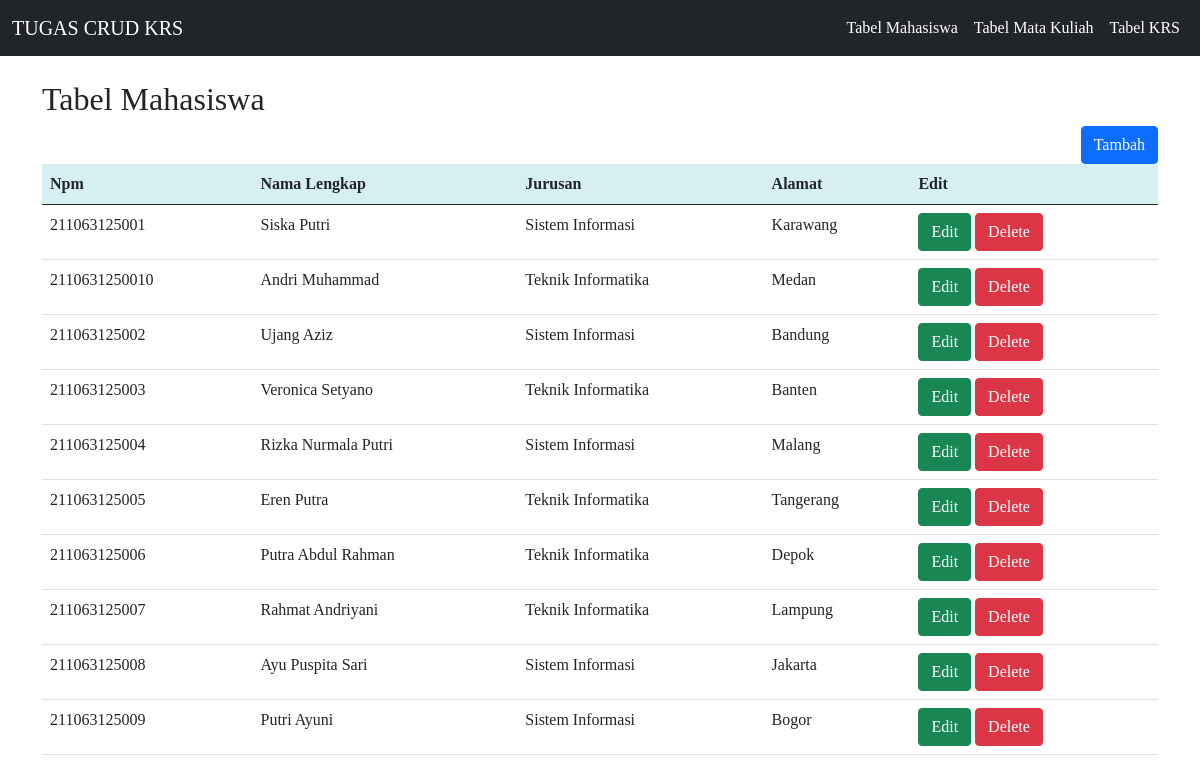
The page / on the database its author committed.
### tables this page shows
CREATE TABLE `mahasiswa` (
  `npm` char(13) NOT NULL,
  `nama` varchar(50) NOT NULL,
  `jurusan` enum('Teknik Informatika','Sistem Informasi') NOT NULL,
  `alamat` text NOT NULL
);

### index.php (the view, shortened to what this page needs)
<!doctype html>
<html lang="en">
  <head>
    <link href="https://cdn.jsdelivr.net/npm/bootstrap@5.0.2/dist/css/bootstrap.min.css" rel="stylesheet"
>
  </head>
  <body>
    <nav class="navbar navbar-expand-lg navbar-dark bg-dark">
      <div class="container-fluid">
        <a class="navbar-brand" href="index.php">TUGAS CRUD KRS</a>
        <div class="collapse navbar-collapse" id="navbarNav">
          <ul class="navbar-nav ms-auto">
            <li class="nav-item">
              <a class="nav-link active" aria-current="page" href="index.php">Tabel Mahasiswa</a>
            </li>
            <li class="nav-item">
              <a class="nav-link active" aria-current="page" href="index2.php">Tabel Mata Kuliah</a>
            </li>
            <li class="nav-item">
              <a class="nav-link active" aria-current="page" href="index3.php">Tabel KRS</a>
            </li>
          </ul>
        </div>
      </div>
    </nav>
    <div class="container my-4">
    <div class="item">
      <h2>Tabel Mahasiswa</h2>
      <a type="button" class="btn btn-primary" href="create_mhs.php">Tambah</a>
    </div>
    <table class="table">
    <thead>
      <tr>
        <th>Npm</th>
        <th>Nama Lengkap</th>
        <th>Jurusan</th>
        <th>Alamat</th>
        <th>Edit</th>
      </tr>
    </thead>
    <tbody>
      <?php
        include "connection.php";
        $sql = "select * from mahasiswa";
        $result = $conn->query($sql);
        while($row=$result->fetch_assoc()){
          echo "
      <tr>
        <td>$row[npm]</td>
        <td>$row[nama]</td>
        <td>$row[jurusan]</td>
        <td>$row[alamat]</td>
        <td>
          <a class='btn btn-success' href='edit_mhs.php?npm=$row[npm]'>Edit</a>
          <a class='btn btn-danger' href='delete_mhs.php?npm=$row[npm]'>Delete</a>
        </td>
      </tr>
      ";
        }
      ?>
    </tbody>
    </table>
    </div>
  </body>
</html>

### style.css (style rules this page uses)
* { font-family: poppins; }
.item a { float: right; }
.table thead tr th { background-color: rgb(214, 240, 241); }

### rows shown on the page
mahasiswa: npm "211063125001", nama "Siska Putri", jurusan "Sistem Informasi", alamat "Karawang"
mahasiswa: npm "2110631250010", nama "Andri Muhammad", jurusan "Teknik Informatika", alamat "Medan"
mahasiswa: npm "211063125002", nama "Ujang Aziz", jurusan "Sistem Informasi", alamat "Bandung"
mahasiswa: npm "211063125003", nama "Veronica Setyano", jurusan "Teknik Informatika", alamat "Banten"
mahasiswa: npm "211063125004", nama "Rizka Nurmala Putri", jurusan "Sistem Informasi", alamat "Malang"
mahasiswa: npm "211063125005", nama "Eren Putra", jurusan "Teknik Informatika", alamat "Tangerang"
mahasiswa: npm "211063125006", nama "Putra Abdul Rahman", jurusan "Teknik Informatika", alamat "Depok"
mahasiswa: npm "211063125007", nama "Rahmat Andriyani", jurusan "Teknik Informatika", alamat "Lampung"
mahasiswa: npm "211063125008", nama "Ayu Puspita Sari", jurusan "Sistem Informasi", alamat "Jakarta"
mahasiswa: npm "211063125009", nama "Putri Ayuni", jurusan "Sistem Informasi", alamat "Bogor"
